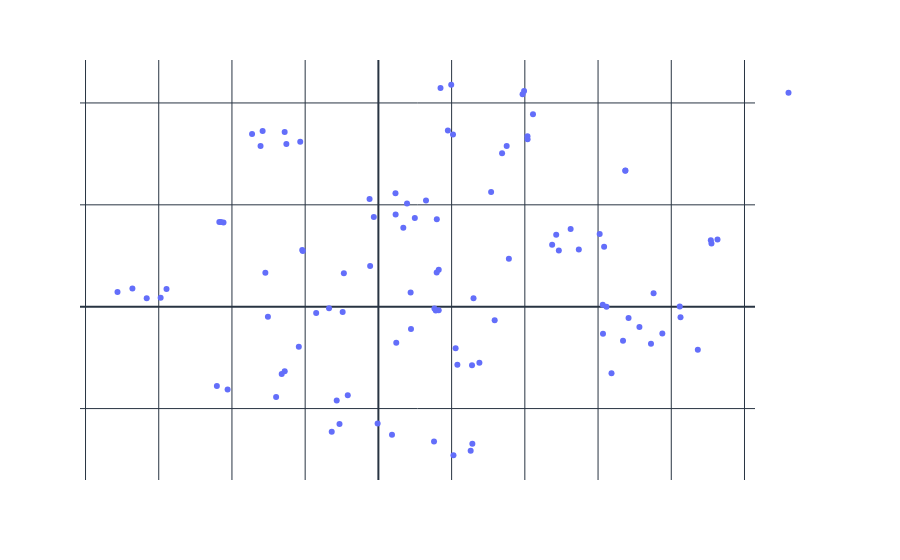

Notebook code for this chart:
### Code cell
import os

import h5py
import numpy as np
import plotly.express as px
from sklearn.manifold import TSNE

from common.file_paths import BASE_DIR

embeddings = []
descriptions = []
labels = []

with h5py.File(os.path.join(BASE_DIR, 'data.h5'), 'r') as hf:
    # Iterate over dataset splits (train, val, test)
    for split in hf:
        group = hf[split]

        # Iterate over datasets
        for dataset in group:
            for sample in group[dataset]:
                # Get the embedding
                embedding = group[dataset][sample]['features'][:]
                embeddings.append(embedding)
                description = group[dataset][sample]['description'][()].decode('utf-8')
                descriptions.append(description)

                # Get the label
                labels.append(dataset)

# Convert your list of embeddings into a numpy array
embeddings_array = np.array(embeddings)

perplexity_value = min(30, len(embeddings_array) - 1)

# Use t-SNE to reduce the dimensionality
tsne = TSNE(n_components=2, random_state=0, perplexity=perplexity_value)
reduced_embeddings = tsne.fit_transform(embeddings_array)

# Create a DataFrame for Plotly
import pandas as pd
df = pd.DataFrame(reduced_embeddings, columns=['x', 'y'])
df['label'] = labels
df['description'] = descriptions

# Create an interactive scatter plot
fig = px.scatter(df, x='x', y='y', color='label', hover_data=['description'])
fig.update_layout(title='t-SNE visualization of sentence embeddings', xaxis_title='t-SNE dimension 1', yaxis_title='t-SNE dimension 2')

# Update the layout for dark mode
fig.update_layout(
    template="plotly_dark",  # Use the built-in dark mode template
    plot_bgcolor='rgba(0,0,0,0)',  # Set plot background to black
    paper_bgcolor='rgba(0,0,0,0)',  # Set the overall background to black
    font_color="white",  # Set text color to white
)

fig.show()

### Figure 1 — Plotly figure (JSON) as saved in the notebook; plotly's stock layout.template omitted (floating-point values rounded to 4 significant figures)
{"data": [{"customdata": [["A perfect solid cube with a side length of 8 blocks. It is composed of redstone ore. It is floating within an empty void."], ["A perfect solid cube with a side length of 8 blocks. It is composed of waxed copper block. It is floating within an empty void."], ["A perfect solid cube with a side length of 8 blocks. It is composed of smooth quartz. It is floating within an empty void."], ["A perfect solid cube with a side length of 8 blocks. It is composed of dead brain coral block. It is floating within an empty void."], ["A perfect solid cube with a side length of 8 blocks. It is composed of white terracotta. It is floating within an empty void."], ["A perfect solid cube with a side length of 8 blocks. It is composed of brown concrete powder. It is floating within an empty void."], ["A perfect solid cube with a side length of 8 blocks. It is composed of infested cracked stone bricks. It is floating within an empty void."], ["A perfect solid cube with a side length of 8 blocks. It is composed of polished blackstone bricks. It is floating within an empty void."], ["A perfect solid cube with a side length of 8 blocks. It is composed of stone. It is floating within an empty void."], ["A perfect solid cube with a side length of 8 blocks. It is composed of cyan stained glass. It is floating within an empty void."], ["A perfect solid cube with a side length of 8 blocks. It is composed of target. It is floating within an empty void."], ["A perfect solid cube with a side length of 8 blocks. It is composed of ancient debris. It is floating within an empty void."], ["A perfect solid cube with a side length of 8 blocks. It is composed of stripped dark oak log. It is floating within an empty void."], ["A perfect solid cube with a side length of 8 blocks. It is composed of cyan wool. It is floating within an empty void."], ["A perfect solid cube with a side length of 8 blocks. It is composed of prismarine bricks. It is floating within an empty void."], ["A perfect solid cube with a side length of 8 blocks. It is composed of deepslate copper ore. It is floating within an empty void."], ["A perfect solid cube with a side length of 8 blocks. It is composed of jungle leaves. It is floating within an empty void."], ["A perfect solid cube with a side length of 8 blocks. It is composed of deepslate iron ore. It is floating within an empty void."], ["A perfect solid cube with a side length of 8 blocks. It is composed of blue ice. It is floating within an empty void."], ["A perfect solid cube with a side length of 8 blocks. It is composed of sandstone. It is floating within an empty void."], ["A perfect solid cube with a side length of 8 blocks. It is composed of waxed weathered cut copper. It is floating within an empty void."], ["A perfect solid cube with a side length of 8 blocks. It is composed of jukebox. It is floating within an empty void."], ["A perfect solid cube with a side length of 8 blocks. It is composed of warped wart block. It is floating within an empty void."], ["A perfect solid cube with a side length of 8 blocks. It is composed of green concrete powder. It is floating within an empty void."], ["A perfect solid cube with a side length of 8 blocks. It is composed of purple wool. It is floating within an empty void."], ["A perfect solid cube with a side length of 8 blocks. It is composed of birch leaves. It is floating within an empty void."], ["A perfect solid cube with a side length of 8 blocks. It is composed of iron ore. It is floating within an empty void."], ["A perfect solid cube with a side length of 8 blocks. It is composed of acacia planks. It is floating within an empty void."], ["A perfect solid cube with a side length of 8 blocks. It is composed of dark oak wood. It is floating within an empty void."], ["A perfect solid cube with a side length of 8 blocks. It is composed of nether gold ore. It is floating within an empty void."], ["A perfect solid cube with a side length of 8 blocks. It is composed of dirt. It is floating within an empty void."], ["A perfect solid cube with a side length of 8 blocks. It is composed of red sand. It is floating within an empty void."], ["A perfect solid cube with a side length of 8 blocks. It is composed of brown wool. It is floating within an empty void."], ["A perfect solid cube with a side length of 8 blocks. It is composed of weathered copper. It is floating within an empty void."], ["A perfect solid cube with a side length of 8 blocks. It is composed of diorite. It is floating within an empty void."], ["A perfect solid cube with a side length of 8 blocks. It is composed of cracked deepslate tiles. It is floating within an empty void."], ["A perfect solid cube with a side length of 8 blocks. It is composed of birch log. It is floating within an empty void."], ["A perfect solid cube with a side length of 8 blocks. It is composed of packed ice. It is floating within an empty void."], ["A perfect solid cube with a side length of 8 blocks. It is composed of light blue concrete. It is floating within an empty void."], ["A perfect solid cube with a side length of 8 blocks. It is composed of nether quartz ore. It is floating within an empty void."], ["A perfect solid cube with a side length of 8 blocks. It is composed of light gray concrete. It is floating within an empty void."], ["A perfect solid cube with a side length of 8 blocks. It is composed of emerald block. It is floating within an empty void."], ["A perfect solid cube with a side length of 8 blocks. It is composed of deepslate diamond ore. It is floating within an empty void."], ["A perfect solid cube with a side length of 8 blocks. It is composed of light blue concrete powder. It is floating within an empty void."], ["A perfect solid cube with a side length of 8 blocks. It is composed of cracked deepslate bricks. It is floating within an empty void."], ["A perfect solid cube with a side length of 8 blocks. It is composed of gray terracotta. It is floating within an empty void."], ["A perfect solid cube with a side length of 8 blocks. It is composed of light blue stained glass. It is floating within an empty void."], ["A perfect solid cube with a side length of 8 blocks. It is composed of cyan concrete. It is floating within an empty void."], ["A perfect solid cube with a side length of 8 blocks. It is composed of horn coral block. It is floating within an empty void."], ["A perfect solid cube with a side length of 8 blocks. It is composed of pink terracotta. It is floating within an empty void."], ["A perfect solid cube with a side length of 8 blocks. It is composed of white stained glass. It is floating within an empty void."], ["A perfect solid cube with a side length of 8 blocks. It is composed of quartz bricks. It is floating within an empty void."], ["A perfect solid cube with a side length of 8 blocks. It is composed of acacia wood. It is floating within an empty void."], ["A perfect solid cube with a side length of 8 blocks. It is composed of sea lantern. It is floating within an empty void."], ["A perfect solid cube with a side length of 8 blocks. It is composed of spruce leaves. It is floating within an empty void."], ["A perfect solid cube with a side length of 8 blocks. It is composed of copper ore. It is floating within an empty void."], ["A perfect solid cube with a side length of 8 blocks. It is composed of pink wool. It is floating within an empty void."], ["A perfect solid cube with a side length of 8 blocks. It is composed of stripped oak log. It is floating within an empty void."], ["A perfect solid cube with a side length of 8 blocks. It is composed of jungle planks. It is floating within an empty void."], ["A perfect solid cube with a side length of 8 blocks. It is composed of orange wool. It is floating within an empty void."], ["A perfect solid cube with a side length of 8 blocks. It is composed of pink concrete powder. It is floating within an empty void."], ["A perfect solid cube with a side length of 8 blocks. It is composed of yellow stained glass. It is floating within an empty void."], ["A perfect solid cube with a side length of 8 blocks. It is composed of deepslate tiles. It is floating within an empty void."], ["A perfect solid cube with a side length of 8 blocks. It is composed of dead horn coral block. It is floating within an empty void."], ["A perfect solid cube with a side length of 8 blocks. It is composed of carved pumpkin. It is floating within an empty void."], ["A perfect solid cube with a side length of 8 blocks. It is composed of stripped oak wood. It is floating within an empty void."], ["A perfect solid cube with a side length of 8 blocks. It is composed of deepslate lapis ore. It is floating within an empty void."], ["A perfect solid cube with a side length of 8 blocks. It is composed of orange terracotta. It is floating within an empty void."], ["A perfect solid cube with a side length of 8 blocks. It is composed of rooted dirt. It is floating within an empty void."], ["A perfect solid cube with a side length of 8 blocks. It is composed of frosted ice. It is floating within an empty void."], ["A perfect solid cube with a side length of 8 blocks. It is composed of light gray stained glass. It is floating within an empty void."], ["A perfect solid cube with a side length of 8 blocks. It is composed of smooth sandstone. It is floating within an empty void."], ["A perfect solid cube with a side length of 8 blocks. It is composed of magenta stained glass. It is floating within an empty void."], ["A perfect solid cube with a side length of 8 blocks. It is composed of quartz block. It is floating within an empty void."], ["A perfect solid cube with a side length of 8 blocks. It is composed of gold block. It is floating within an empty void."], ["A perfect solid cube with a side length of 8 blocks. It is composed of smooth basalt. It is floating within an empty void."], ["A perfect solid cube with a side length of 8 blocks. It is composed of infested chiseled stone bricks. It is floating within an empty void."], ["A perfect solid cube with a side length of 8 blocks. It is composed of lime concrete. It is floating within an empty void."], ["A perfect solid cube with a side length of 8 blocks. It is composed of emerald ore. It is floating within an empty void."], ["A perfect solid cube with a side length of 8 blocks. It is composed of chiseled deepslate. It is floating within an empty void."], ["A perfect solid cube with a side length of 8 blocks. It is composed of green terracotta. It is floating within an empty void."], ["A perfect solid cube with a side length of 8 blocks. It is composed of magenta concrete. It is floating within an empty void."], ["A perfect solid cube with a side length of 8 blocks. It is composed of pink concrete. It is floating within an empty void."], ["A perfect solid cube with a side length of 8 blocks. It is composed of light gray wool. It is floating within an empty void."], ["A perfect solid cube with a side length of 8 blocks. It is composed of blue concrete powder. It is floating within an empty void."], ["A perfect solid cube with a side length of 8 blocks. It is composed of dead bubble coral block. It is floating within an empty void."], ["A perfect solid cube with a side length of 8 blocks. It is composed of honeycomb block. It is floating within an empty void."], ["A perfect solid cube with a side length of 8 blocks. It is composed of brown terracotta. It is floating within an empty void."], ["A perfect solid cube with a side length of 8 blocks. It is composed of polished blackstone. It is floating within an empty void."], ["A perfect solid cube with a side length of 8 blocks. It is composed of black terracotta. It is floating within an empty void."], ["A perfect solid cube with a side length of 8 blocks. It is composed of wet sponge. It is floating within an empty void."], ["A perfect solid cube with a side length of 8 blocks. It is composed of light gray terracotta. It is floating within an empty void."], ["A perfect solid cube with a side length of 8 blocks. It is composed of cyan concrete powder. It is floating within an empty void."], ["A perfect solid cube with a side length of 8 blocks. It is composed of tube coral block. It is floating within an empty void."], ["A perfect solid cube with a side length of 8 blocks. It is composed of raw copper block. It is floating within an empty void."], ["A perfect solid cube with a side length of 8 blocks. It is composed of honey block. It is floating within an empty void."], ["A perfect solid cube with a side length of 8 blocks. It is composed of cyan terracotta. It is floating within an empty void."], ["A perfect solid cube with a side length of 8 blocks. It is composed of pink stained glass. It is floating within an empty void."], ["A perfect solid cube with a side length of 8 blocks. It is composed of chiseled sandstone. It is floating within an empty void."], ["A perfect solid cube with a side length of 8 blocks. It is composed of infested stone bricks. It is floating within an empty void."]], "hovertemplate": "label=simple_cubes<br>x=%{x}<br>y=%{y}<br>description=%{customdata[0]}<extra></extra>", "legendgroup": "simple_cubes", "marker": {"color": "#636efa", "symbol": "circle"}, "mode": "markers", "name": "simple_cubes", "orientation": "v", "showlegend": true, "type": "scatter", "x": [-2.794, 2.566, -0.976, -7.126, 0.4706, 7.756, -4.345, 1.648, 0.8807, 5.475, -0.2254, 3.176, 4.075, -3.162, -3.018, -0.02064, 1.989, -1.062, 9.098, 1.647, 2.52, -0.9434, -3.087, 7.446, -3.451, 3.939, -1.275, 1.898, 3.379, -2.559, -2.065, 2.599, -2.514, 2.05, 0.488, 2.557, 4.223, 9.263, 6.232, -2.641, 6.129, -4.412, -1.139, 6.833, 2.759, 0.9948, 4.929, 6.135, -5.948, -0.2409, 4.857, -1.348, 2.038, 3.564, 3.98, 0.3715, -3.219, 4.072, 1.697, -2.56, 8.253, 5.251, 2.157, -6.329, 3.079, 3.504, -0.8363, 0.4669, -2.08, 9.081, 4.746, 1.567, 6.166, -1.7, -2.174, 0.8904, -4.231, 8.725, -4.119, 2.11, 1.301, 7.517, 8.232, -2.135, 7.13, -6.719, 6.743, 0.7822, 1.593, 0.6806, 6.368, 1.596, 6.682, -5.787, 1.519, 6.748, -0.1249, 6.044, 1.531, -4.303], "xaxis": "x", "y": [-4.427, -6.729, -0.2606, 0.722, 4.523, -1.315, 4.158, 1.81, 0.6927, 2.809, 1.996, -0.6613, 8.224, 8.623, -0.489, -5.736, 10.89, -5.753, 3.1, -0.1693, -7.072, 1.641, 1.665, -1.817, 8.472, 10.43, -6.139, 8.649, 7.527, -3.162, 2.733, 0.4145, 7.982, -7.29, -1.77, -2.875, 9.446, 3.298, 0.002323, -3.304, 0.09943, -3.887, -4.602, -0.5546, -2.745, 4.358, 2.757, -1.324, 0.4453, 5.284, 3.533, -0.07236, 8.451, 2.357, 10.58, -6.286, 7.892, 8.372, 10.74, 8.579, -0.5174, 3.816, -2.844, 0.4204, 5.631, 7.884, -4.34, 5.565, 2.787, 3.263, 3.045, -0.1889, 2.941, -0.3096, -1.964, -1.09, 4.135, -2.111, -4.059, -2.043, 5.219, 0.6589, 0.01022, 8.09, -0.9999, 0.8927, 6.678, 5.066, 1.679, 3.879, -3.266, 4.296, -1.672, 0.8633, -6.611, 6.679, 4.398, 3.572, -0.08995, 4.151], "yaxis": "y"}], "layout": {"font": {"color": "white"}, "legend": {"title": {"text": "label"}, "tracegroupgap": 0}, "margin": {"t": 60}, "paper_bgcolor": "rgba(0,0,0,0)", "plot_bgcolor": "rgba(0,0,0,0)", "title": {"text": "t-SNE visualization of sentence embeddings"}, "xaxis": {"anchor": "y", "domain": [0, 1], "title": {"text": "t-SNE dimension 1"}}, "yaxis": {"anchor": "x", "domain": [0, 1], "title": {"text": "t-SNE dimension 2"}}}}
